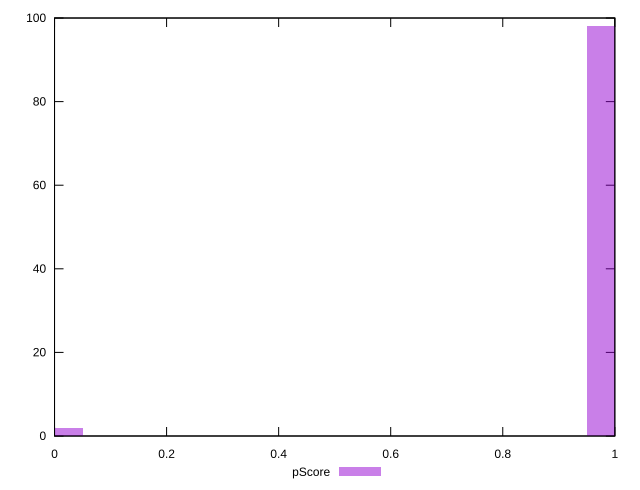

The gnuplot source for this figure:
reset

$pScore <<EOF
1 98
0 2
EOF

set key outside below
set boxwidth 0.1
set xrange [0:1]
set yrange [0:100]
set trange [0:100]
set style fill transparent solid 0.5 noborder
set terminal svg size 640, 490 enhanced background rgb 'white'
set output "reprap/server-response-time/samples/pages+cached/pScore/histogram.svg"

plot $pScore title "pScore" with boxes

reset
